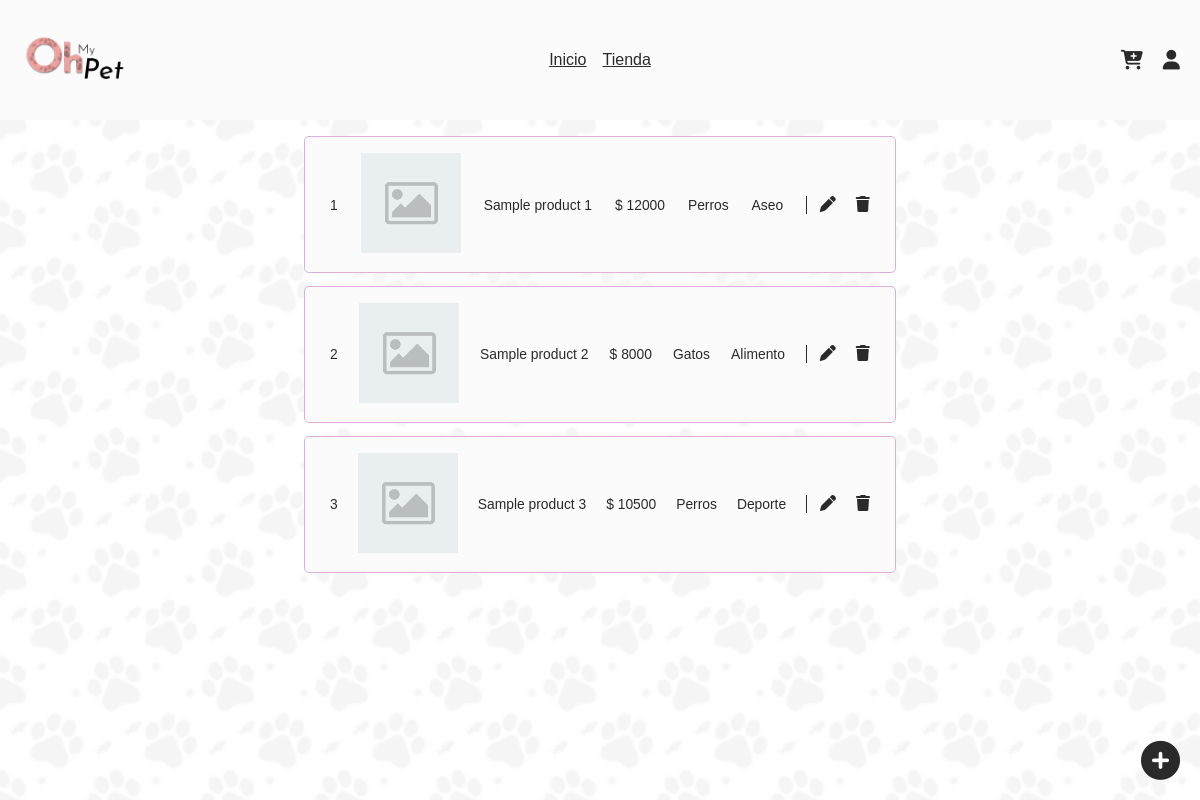
/products/ (signed in), run on the app's committed database.
### tables this page shows
CREATE TABLE products (
  id int auto_increment NOT NULL,
  category_id int NOT NULL,
  pet_id int NOT NULL,
  title varchar(250) NOT NULL unique,
  slug varchar(250) NOT NULL unique,
  price int(250) NOT NULL,
  thumb varchar(250) NOT NULL,
  post_date date NOT NULL,
  PRIMARY KEY(id),
  FOREIGN KEY(category_id) REFERENCES categories(id),
  FOREIGN KEY(pet_id) REFERENCES pets(id)
);

CREATE TABLE pets (
  id int auto_increment NOT NULL,
  name varchar(50) NOT NULL,
  slug varchar(50) NOT NULL,
  PRIMARY KEY(id)
);

CREATE TABLE categories (
  id int auto_increment NOT NULL,
  name varchar(50) NOT NULL,
  slug varchar(50) NOT NULL,
  PRIMARY KEY(id)
);

### index.php (called while the page is built, shortened)
<?php require_once "inc/templates/header.php" ?>
<?php require_once "inc/templates/content.php" ?>
<?php require_once "inc/templates/footer.php" ?>

### src/functions.php (called while the page is built, shortened)
<?php
require_once "db.php";
function get_products( $id = null ): array
{
  global $pdo;
  $result = [];
  $query = "SELECT p.id, c.id as category_id, c.name as category_name, pet.id as pet_id, pet.name as pet_name, p.title, p.slug, p.price, p.thumb, p.post_date
    FROM products p
    INNER JOIN categories as c
    ON c.id = category_id
    INNER JOIN pets as pet
    ON pet.id = pet_id";
  $sth = $pdo->prepare($query);
  try {
    $sth->execute();
    $result = $sth->fetchAll();
  } finally {
    return $result;
  }
}

### inc/pages/admin/products.php (the view, shortened to what this page needs)
<?php $products = get_products(); ?>
<div class="Products">
  <?php if (empty($products)): ?>
    <h1 class="Products__title"> Parece que no hay productos registrados.</h1>
  <?php else: ?>
    <ul class="List">
      <?php
      foreach ($products as $product):
        $attr = '{"id":'.$product->id.',"title":"'.$product->title.'","price":'.$product->price.',"pet":'.$product->pet_id.',"category":'.$product->category_id.'}' ?>
        <li class="List__item">
          <span class="List__text">
            <?php echo $product->id; ?>
          </span>
          <span class="List__img">
            <img src="<?php echo SITE_URI . "public/img/products/$product->thumb"; ?>">
          </span>
          <span class="List__text">
            <?php echo $product->title; ?>
          </span>
          <span class="List__text">
            <?php echo "$ $product->price"; ?>
          </span>
          <span class="List__text">
            <?php echo "$product->pet_name"; ?>
          </span>
          <span class="List__text">
            <?php echo "$product->category_name"; ?>
          </span>
          <div class="List__actions">
            <div class="List__edit" data-item="<?php echo $product->id; ?>">
              <i class="fa fa-pen" data-action="Edit" data-target="Products">
              </i>
            </div>
            <a href="<?php echo SITE_URI . "c/products/delete/$product->id/"; ?>" class="List__delete">
              <i class="fa fa-trash"></i>
            </a>
          </div>
        </li>
      <?php endforeach; ?>
    </ul>
  <?php endif; ?>
</div>
<div class="Shortcut">
  <i class="fa-solid fa-circle-plus Shortcut__button" data-action="Open" data-target="Products"></i>
</div>
<?php require_once "inc/parts/modal/products.php" ?>

### public/css/main.css (style rules this page uses)
:root { --s-xxs: 0.64rem; --s-xs: 0.8rem; --s-s: 1rem; --s-m: 1.25rem; --s-l: 1.563rem; --s-xl: 1.953rem; --s-xxl: 2.441rem; --s-header: 120px; --f-title: calc(var(--s-l) + 0.3vw); --f-subtitle: calc(var(--s-s) + 0.3vw); --f-text: calc(var(--s-xxs) + 0.3vw); --c-black: #2a2a2a; --c-black--15: rgba(42, 42, 42, 0.25); --c-white: #fcfbfb; --c-grey: #d9d9d9; --c-grey-1: #c2c2c2; --c-grey-2: #9d9d9d; --c-violet: #e1addf; --c-orange: #fecb84; --c-green: #96f7b2; --c-blue: #70e5dd; --c-pink: #eda29f; --d-border-width: 1.5px; --d-border-color: var(--c-grey-1); --d-border-radius: 5px; --d-border-radius-rounded: 50px; --d-border: solid var(--d-border-width) var(--d-border-color); --d-shadow: 0px 3px 3px var(--c-black--15); }
* { margin: 0; padding: 0; box-sizing: border-box; max-width: 100%; transition: 0.3s; font-family: "Ubuntu", sans-serif; list-style: none; scroll-behavior: smooth; color: var(--c-black); }
body { background-image: url("../img/background.png"); background-size: cover; background-repeat: repeat; background-position: center top; }
p, span, label, h5 { font-size: var(--f-text); }
a { font-size: inherit; }
img { height: auto; object-fit: contain; }
.List { display: flex; flex-direction: column; gap: var(--s-xs); padding: var(--s-s); margin: auto; }
.List__item { display: flex; justify-content: space-between; align-items: center; gap: var(--s-m); border: var(--d-border-width) solid var(--c-violet); border-radius: var(--d-border-radius); padding: var(--s-s) var(--s-l); background-color: var(--c-white); }
.List__img img { width: 100px; aspect-ratio: 1; object-fit: cover; }
.List__actions { display: flex; justify-content: space-between; gap: var(--s-m); align-items: center; padding-left: var(--s-xs); border-left: var(--d-border-width) solid var(--c-black); }
.List__edit { cursor: pointer; }
.Shortcut { width: auto; height: auto; display: flex; flex-direction: column; align-items: center; justify-content: center; gap: var(--s-s); position: fixed; right: 20px; bottom: 20px; }
.Shortcut__button { cursor: pointer; color: var(--c-black); font-size: var(--s-xxl); }

### data on the page
products: id "1", thumb (placeholder picture), title "Sample product 1", price "12000", pet.name "Perros", category.name "Aseo"
products: id "2", thumb (placeholder picture), title "Sample product 2", price "8000", pet.name "Gatos", category.name "Alimento"
products: id "3", thumb (placeholder picture), title "Sample product 3", price "10500", pet.name "Perros", category.name "Deporte"
